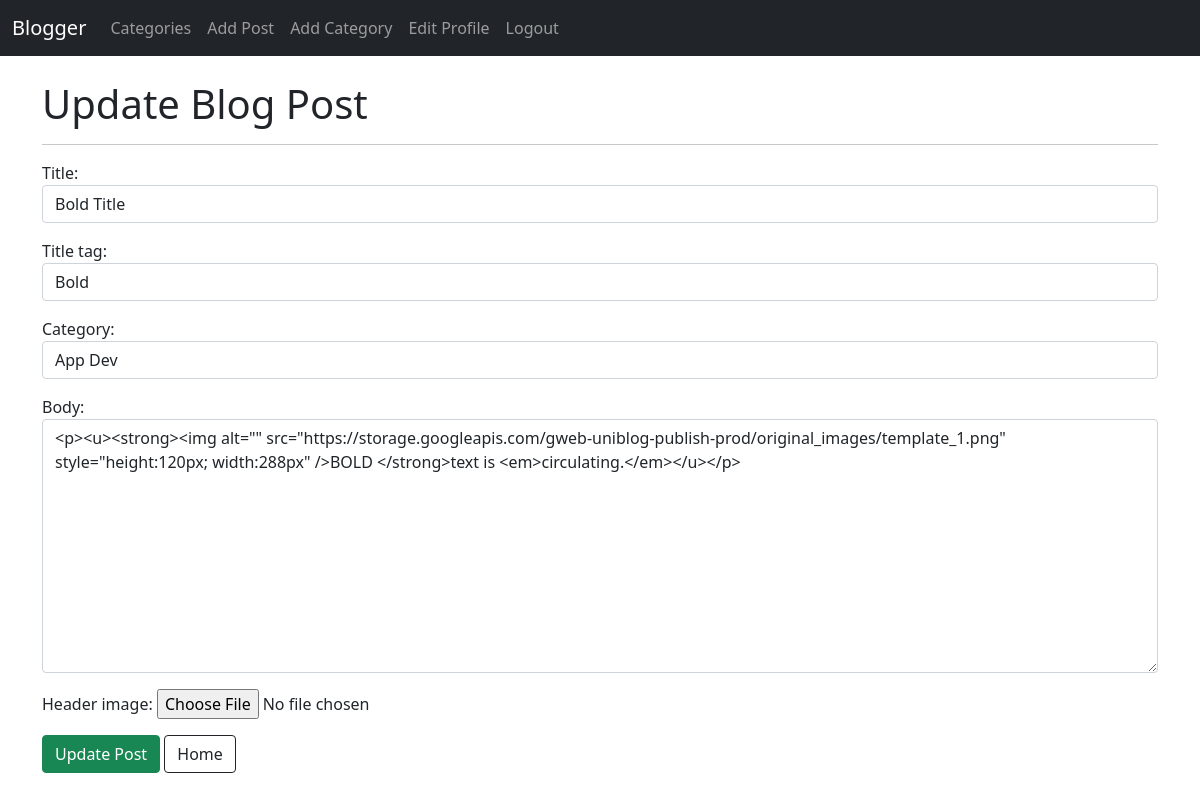
The page /article/edit/23 (signed in) on the database as committed earlier.
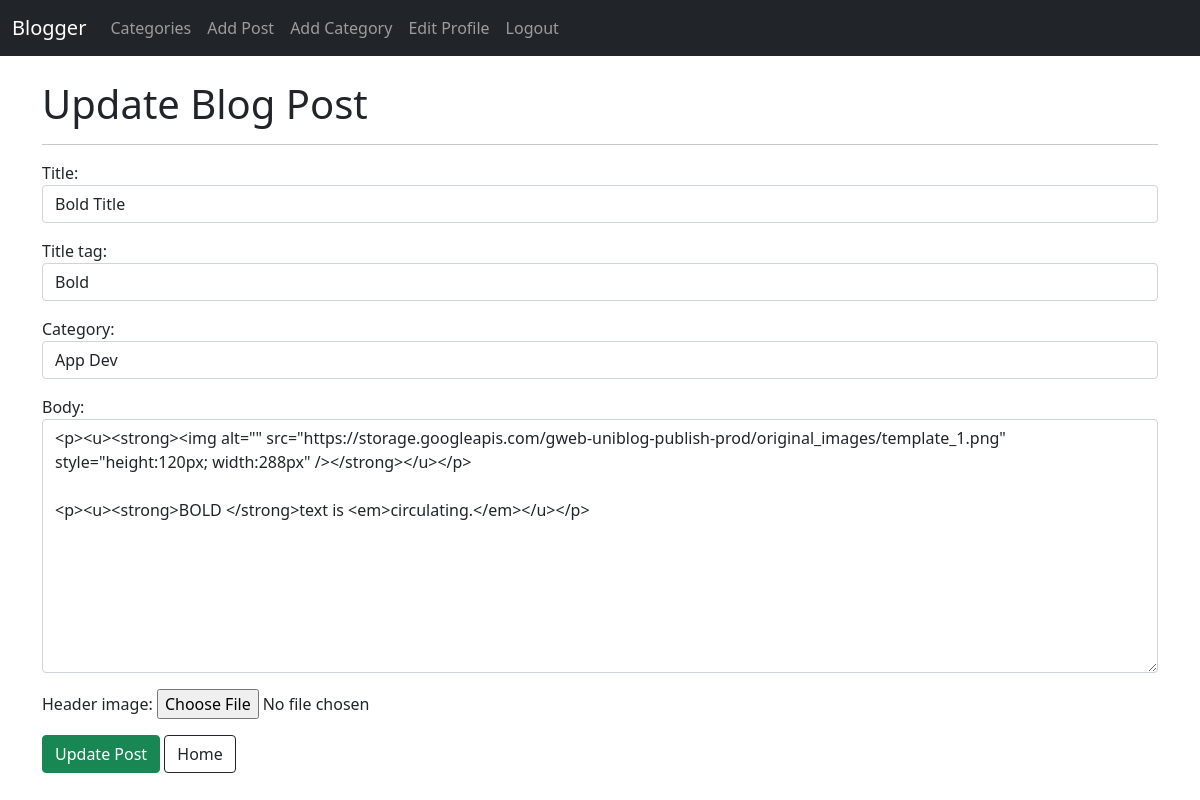
The same page on the database as committed later.
### theblog/models.py (models this page shows, shortened)
class Post(models.Model):
    title = models.CharField(max_length=255)
    title_tag = models.CharField(max_length=255)
    author = models.ForeignKey(User, on_delete=models.CASCADE)
    body = RichTextField(blank=True, null=True)
    header_image = models.ImageField(null=True, blank=True, upload_to="images/")
    post_date = models.DateTimeField(auto_now_add=True)
    category = models.CharField(max_length=255, default='Uncategorized')
    likes = models.ManyToManyField(User, related_name='blog_posts')

### theblog/views.py (the view)
# urls.py: path('article/edit/<int:pk>', UpdatePostView.as_view(), name='update_post'),
class UpdatePostView(UpdateView):
    model = Post
    template_name = "posts/update_post.html"
    form_class = EditForm

### theblog/forms.py
class EditForm(forms.ModelForm):
    class Meta:
        model = Post
        fields = ('title', 'title_tag', 'category', 'body', 'header_image')
        widgets = {
            'title': forms.TextInput(attrs={'class': 'form-control', 'placeholder': "This is the title"}),
            'title_tag': forms.TextInput(attrs={'class': 'form-control'}),
            'category': forms.Select(choices=choice_list, attrs={'class': 'form-control'}),
            'body': forms.Textarea(attrs={'class': 'form-control'}),
        }

### templates/posts/update_post.html (shortened to what this page needs)
{% extends 'posts/base.html' %}
{% block content %}
    {% if user.is_authenticated %}
        {% if user.id == post.author.id %}
            <h1>Update Blog Post</h1>
            <hr>
            <div class="form-group">
                <form method="POST" enctype="multipart/form-data">
                    {{ form.as_p }}
                    <button type="submit" class="btn btn-success">
                        Update Post
                    </button>
                    <a href="{% url 'home' %}" class="btn btn-outline-dark">Home</a>
                </form>
            </div>
        {% else %}
            <strong>You are not allowed here !!!!!!!!!!!</strong>
        {% endif %}
    {% else %}
        <strong>You are not allowed here !!!!!!!!!!!</strong>
    {% endif %}
{% endblock %}

Rows that differ between the two databases and show on the page:
changed Post "Bold Title": body "…alt=\"\" src=\"https://storage.googleapis.com/gweb-uniblog-publish-prod/original_images/template_1.png\" style=\"height:120px; width:288px\" />BOLD </strong>text is <em>circulating.</em></u></p>" → "…alt=\"\" src=\"https://storage.googleapis.com/gweb-uniblog-publish-prod/original_images/template_1.png\" style=\"height:120px; width:288px\" /></strong></u></p> <p><u><strong>BOLD </strong>text is <em>circulating.</em></u></p>"
